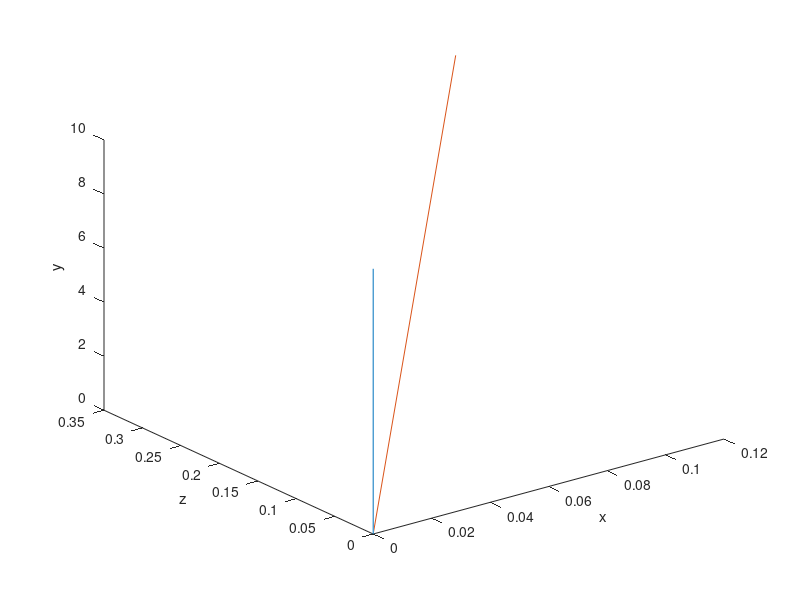

This figure's MATLAB source:
%% для получения информации введите команду >> help
% /* ***************************************************************************************************   */
% /* 	|Author: Vladislavert         |ssssssssssssssso++——+++osssssssssssssssssssssssssssssssssssssssss|  */
% /* 	|e-mail: chuvarevan@mail.ru   |yyyysoooooo..   /   |    ./yyyyyyyyyyosshhhhhyyyyyyyyyyyyyyyyyyyy|  */
% /* 	|_____________________________|yyyyyyysssso////  /syyyyyyyyyyyyyyy0    /yhhhhhyyyyyyyyyyyyyyyyyy|  */
% /*	|ssysyyyyysssyyyyyyyyyyyyyyyyyyyyyyyyyyyyyyso+   /ssyyyyyyyyyyyyso    0yhhhhhhhhyhyyyyyyyyyyyyyy|  */
% /*	|syyyyyys+.     ++osy      ...sssoosssssssoo+ +o/osssyyyyso+//s/ /oyyyhyhhhhhhhyyyyyyyyyyyyyyyyy|  */
% /*	|syyyyyysooo+/::/+/  ++++oooo+++ooooosssssshhyyyyyooo+//+oo++/ /:os+++++++++++++yyhhhyyyyyyyyyyy|  */
% /*	|ssssyyyyyys+/    ///////yyyyyys:--::/syo+//:/::::::/ooo+///  /oys\.          /ossyyyyyyyyyy'sss|  */
% /*	|yyyyyysyys/    ::://///////::/:------+s/::----::::::::/:-//+osssyyyyyyyss+/::://o ..........+ss|  */
% /*	|syyyyyyyso/   :ooooooooo---/-----::---:::----::::--:/----://+oooossyyhhhhhy/::::  :oyyyyyyyyyyy|  */
% /*	|yyysyyyyso+ +++/:ooooooo--/-0----/-/-----::::::::.-::::----+/:::::///++++++|     ////shhhhyyyyy|  */
% /*	|ysyyyyyysssossss+/:+oooo:|-00---/-0-..-----.-:---.-------::: ++++++++++//:::/   //::/oyhyyyyyyy|  */
% /*	|syyyyyysssssyyyo+/osssss+-\-0-:|-00.....--...-//:.----::      ssooooooossso+//  ::/+ooyyyyyyyyy|  */
% /*	|yyyyyyssssyyyyso+ssyyyyys+::-\+-\-0---.----..://+o::::-      /sysso+ossooooo++/  //+oosssssysss|  */
% /*	|yyyyyysssyyyyyoosyyyyyyyyyss+--/--------:----:::::::     ///sssssssyssoosoooo\ +++ossyyysyyyyyy|  */
% /*	|ysyyyysyyyyyysssyyyyyyysssso+::::--::/+++/://::://+     ::+osyyhhhyysssssssssso+oossssyyyyyyyyy|  */
% /*	|sssyysyyyyyyyyyyyyyyyyyysssoooo++/++++oooo+++////////\::::/+osyyhhyhyyyssssyyssooosyyyyyyyyyyyy|  */
% /*	|sysyysyyyyyyyyyyyyyyyyyyyyssosoo++++o+oo++///::::|::::::|::::: +osyyhyyssssyyyyyysssyhhhyyyyyyy|  */
% /*	╔═══╦═══╦═══╦══╦══╗yyyyyysyo////\                  \---/-        /+syyyssssyyyyhhyysyyyhyyyyyyyy|  */
% /*	║╔═╗║╔══╣╔══╩╗╔╣╔═╣╗─╔══╦══╗oooooooooo++++o+++/:::/:::/++         /oyyyyssyyhhhhhyhhyhhhyyyyyyyy|  */
% /*	║╚═╝║╚══╣║╔═╗║║║╚═╣║─║╔╗║╔╗║yysyyyso+++ssosoo+o+/::::::-:+ooo+        syyyyyyyhhyhhhhyyyyyyyyyyy|  */
% /*	║╔╗╔╣╔══╣║╚╗║║║╚═╗║║─║╚╝║╚╝╚╗yyyssssoosoo++++++++:---:--:+oossso       oyysyyhhhhhhhhyhhyyhhyyyy|  */
% /*	║║║║║╚══╣╚═╝╠╝╚╦═╝║╚═╣╔╗║ ═ ║ysyysssssoooooooo++++:----::+oossysso++    oyyhyyhhyhyyhyhyyhyhyyyy|  */
% /*	╚╝╚╝╚═══╩═══╩══╩══╩══╩╝╚╩═══╝yyysssssooooo++++++//:---:/++oosssssysss+: osyhhhyhhyyhyyyyyyyyyyyy|  */
% /* ***************************************************************************************************   */
% latitude(широта)
% Longitude(долгота)
% Altitude(высота)
% Значение углов ориентации во время начальной выставки БИНС
% Azimuth(Азимут)
% Pitch(Тангаж)
% Roll(Крен)
% R - матрица поворота
% g - ускорение свободного падения в точке проведения измерений
% psi - рысканье
% theta - тангаж
% gamma - крен

% определение положение в WGS-84
% 1. Накопить позицию по GPS(провести начальную выставку, в том числе БИНС)
% для дальнейшего перевода из стартовой СК в ГСК
% 2. Перевод из ССК в связанные нормальные оси(СНС) с помощью матрицы
% повротов, для определение позиции в стартовой СК
% 3. Перевод из стартовой СК в геоцентрическую СК(WGS-84) с помощью
% сложения

%%
% положение в WGS-84
% latitude(широта) = 55.814068
% Longitude(долгота) = 37.50038
% Altitude(высота) = 210.7
% Значение углов ориентации во время начальной выставки БИНС
% Azimuth(Азимут) = 320.0798
% Pitch(Тангаж) = 0.6876
% Roll(Крен) = -1.9878

%%
coordinateWGS = [55.814068, 37.50038, 210.7];
g = 9.81439;

%angl = [0*pi/180; 90*pi/180; 45*pi/180];
% angl = [deg2rad(0.6876); deg2rad(-1.9878); deg2rad(320.0798)];

% крен, рысканье, тангаж
% angl = [deg2rad(1.9878); deg2rad(320.0798); deg2rad(0.6876)];

% крен, тангаж, рысканье
angl = [deg2rad(1.9878); deg2rad(0.6876); deg2rad(320.0798)];


% R = [cos(angl(3))*cos(angl(2)), sin(angl(1))*sin(angl(3))*cos(angl(2))-cos(angl(1))*sin(angl(2)), cos(angl(1))*sin(angl(3))*cos(angl(2))+sin(angl(1))*sin(angl(2));...
%      cos(angl(3))*sin(angl(2)), sin(angl(1))*sin(angl(3))*sin(angl(2))+cos(angl(1))*cos(angl(2)), cos(angl(1))*sin(angl(3))*sin(angl(2))-sin(angl(1))*cos(angl(2));...
%      -sin(angl(3))                                       , sin(angl(1))*cos(angl(3))            , cos(angl(1))*cos(angl(3))];

% крен, тангаж, рысканье
% Маррица составленная на основе углов Тейта-Брайана
R = [cos(angl(3))*cos(angl(2)),                                        -cos(angl(2))*sin(angl(3)),                                       sin(angl(2));...
     sin(angl(1))*sin(angl(2))*cos(angl(3))-cos(angl(1))*sin(angl(3)), -sin(angl(1))*sin(angl(2))*sin(angl(3))+cos(angl(1))*cos(angl(3)), sin(angl(1))*cos(angl(2));...
     -cos(angl(1))*sin(angl(2))*cos(angl(3))+sin(angl(1))*sin(angl(3)) , cos(angl(1))*sin(angl(2))*sin(angl(3))+sin(angl(1))*cos(angl(3)), cos(angl(1))*cos(angl(2))];

% Матрица поворотов из методического пособия по дисциплине: 
% «Аппаратные средства бортовых интегрированных систем летательных аппаратов»
%                (под редакцией М.Н. Красильщикова)

%  R = [cos(angl(2))*cos(angl(3)), -cos(angl(1))*cos(angl(3))*sin(2) + sin(1)*sin(3),                  sin(angl(1))*cos(angl(3))*sin(angl(2))+cos(angl(1))*sin(angl(3));...
%       sin(angl(2))             ,               cos(angl(1))*cos(angl(2)),                           -sin(angl(1))*cos(angl(2))                                       ;...
%       -cos(angl(2))*sin(angl(3)), cos(angl(1))*sin(angl(3))*sin(angl(2))+sin(angl(1))*cos(angl(3)), -sin(angl(1))*sin(angl(3))*sin(angl(2))+cos(angl(1))*cos(angl(3))];

Vector = [0; 0; g];
Rotation = (R)*Vector

plot3([0,Vector(1)],[0,Vector(2)],[0,Vector(3)])
hold on
plot3([0,Rotation(1)],[0,Rotation(2)],[0,Rotation(3)])
xlabel('x')
ylabel('z')
zlabel('y')

%% реализация алгоритма получения позиции в стартовой СК

%% реализация алгоритма перевода из стартовой СК в геоцентрическую СК
